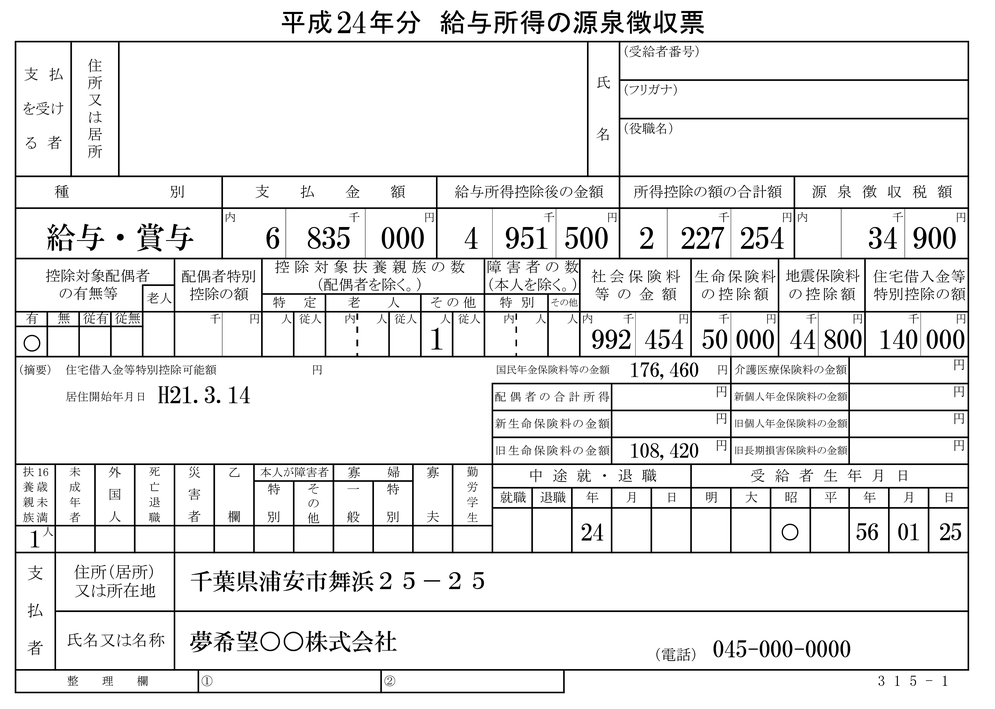
#> input picture 33949831-remove-all-lines/1.png, 995 x 709 px, shrunk from 3339 x 2380 before the run
$ python remove_all_lines.py
#> lines starting #> are read from the running program, lines starting #| are printed output that depends on the picture; after the words box and inside, x2 and y2 are one past the last pixel; in counts of white or black regions, pixels touching at a corner belong together
import cv2

image = cv2.imread('1.png')
#> image is the input picture: shape (709, 995, 3); min 0, max 255, mean 233.4
result = image.copy()
gray = cv2.cvtColor(image,cv2.COLOR_BGR2GRAY)
thresh = cv2.threshold(gray, 0, 255, cv2.THRESH_BINARY_INV + cv2.THRESH_OTSU)[1]
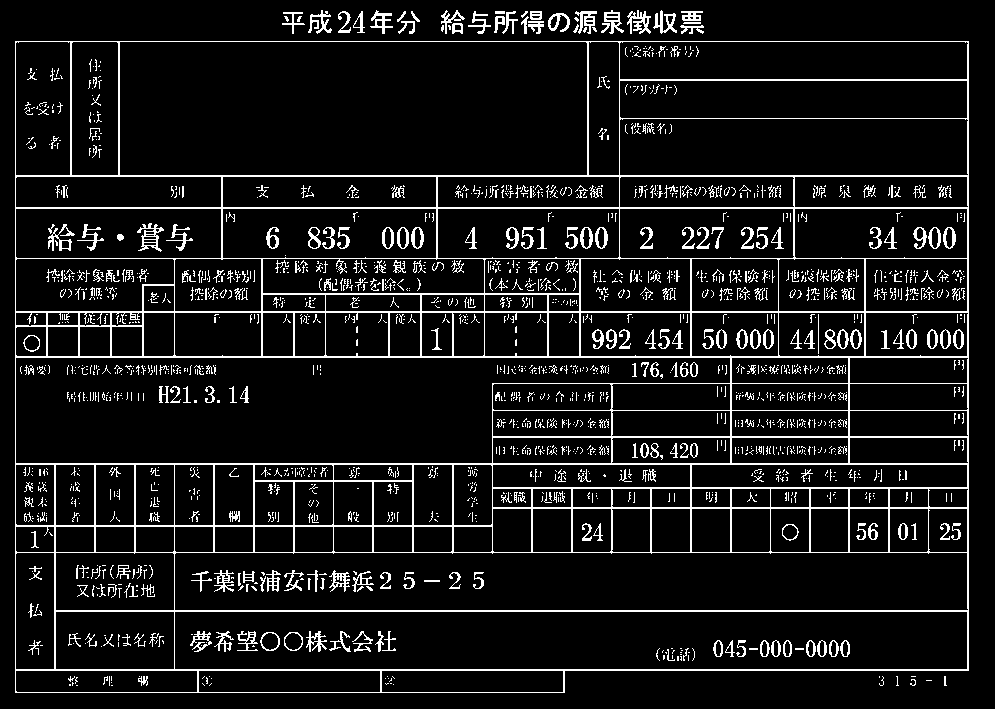
#> thresh: shape (709, 995); 9% white in thin lines or dots

# Remove horizontal lines
horizontal_kernel = cv2.getStructuringElement(cv2.MORPH_RECT, (40,1))
remove_horizontal = cv2.morphologyEx(thresh, cv2.MORPH_OPEN, horizontal_kernel, iterations=2)
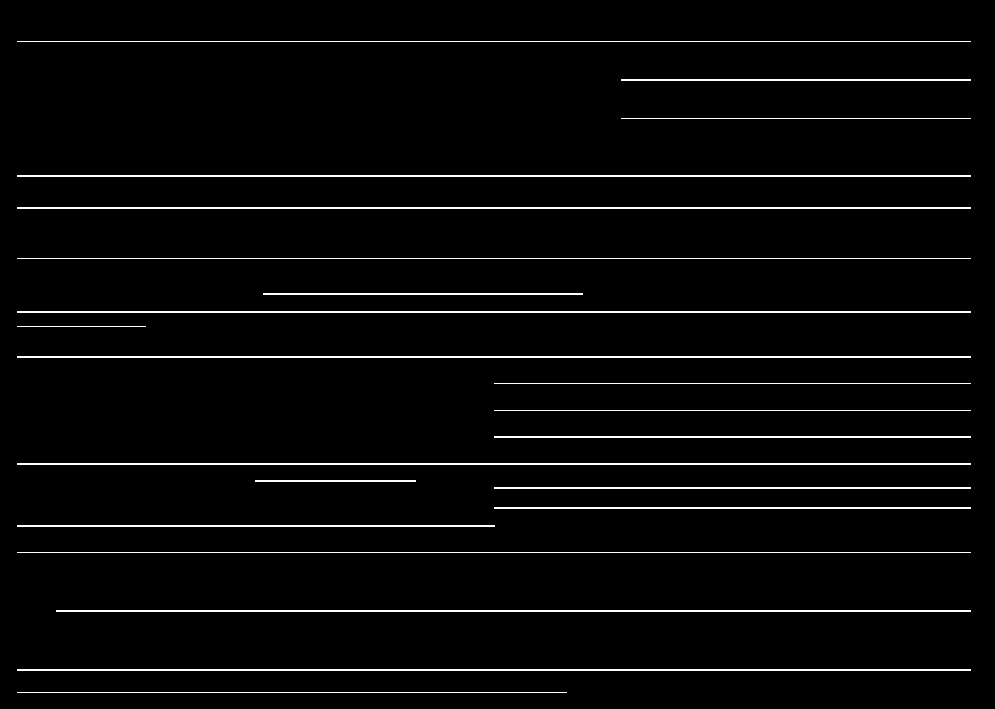
#> remove_horizontal: shape (709, 995); 3.3% white in thin lines or dots, all inside (x1, y1, x2, y2) = (17, 41, 971, 693)
cnts = cv2.findContours(remove_horizontal, cv2.RETR_EXTERNAL, cv2.CHAIN_APPROX_SIMPLE)
#> cnts = 22 contours, 8 with area under 20; largest, box (x1, y1, x2, y2) and area: (17, 669, 971, 671) 953, (17, 463, 971, 465) 953, (17, 356, 971, 358) 953, (17, 311, 971, 313) 953, (17, 207, 971, 209) 953
cnts = cnts[0] if len(cnts) == 2 else cnts[1]
for c in cnts:
    cv2.drawContours(result, [c], -1, (255,255,255), 5)
#> this loop made 22 passes
#> c on passes 1 to 12: [[17, 692], [566, 692]], [[17, 669], [17, 670], [970, 670], [970, 669]], [[56, 610], [56, 611], [970, 611], [970, 610]], [[17, 552], [970, 552]], [[17, 525], [17, 526], [494, 526], [494, 525]], [[494, 507], [494, 508], [970, 508], [970, 507]], [[494, 487], [494, 488], [970, 488], [970, 487]], [[255, 480], [255, 481], [415, 481], [415, 480]], [[17, 463], [17, 464], [970, 464], [970, 463]], [[494, 436], [494, 437], [970, 437], [970, 436]], [[494, 410], [970, 410]], [[494, 383], [970, 383]]
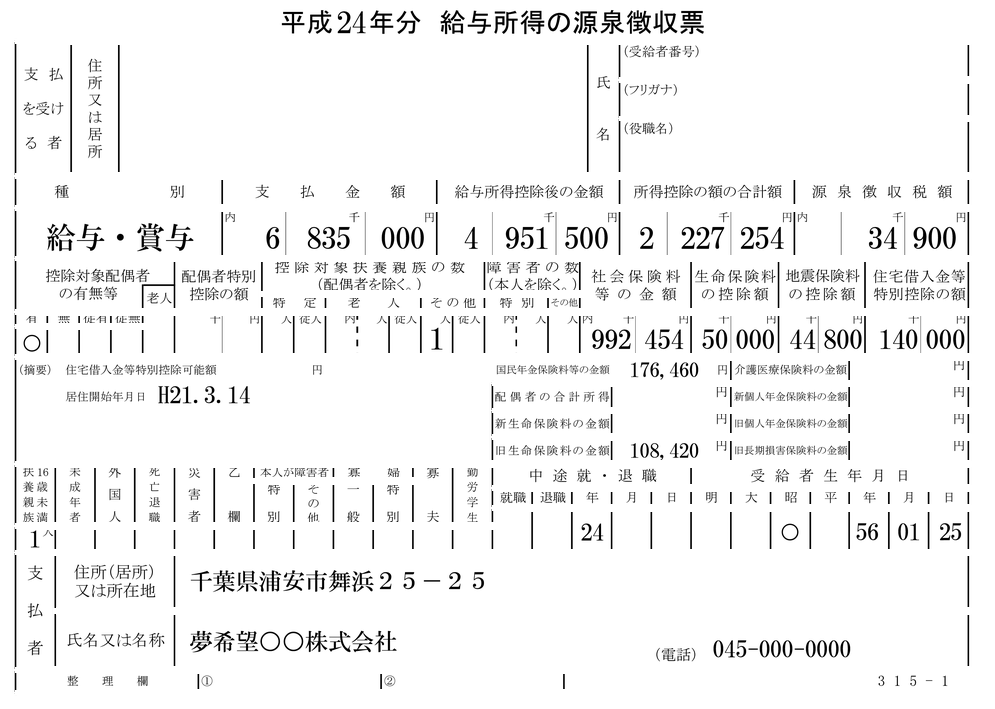
#> result: shape (709, 995, 3); 10.14% of pixels changed, all inside (x1, y1, x2, y2) = (14, 38, 972, 696)

# Remove vertical lines
vertical_kernel = cv2.getStructuringElement(cv2.MORPH_RECT, (1,40))
#> vertical_kernel = 40 values from 1 to 1
remove_vertical = cv2.morphologyEx(thresh, cv2.MORPH_OPEN, vertical_kernel, iterations=2)
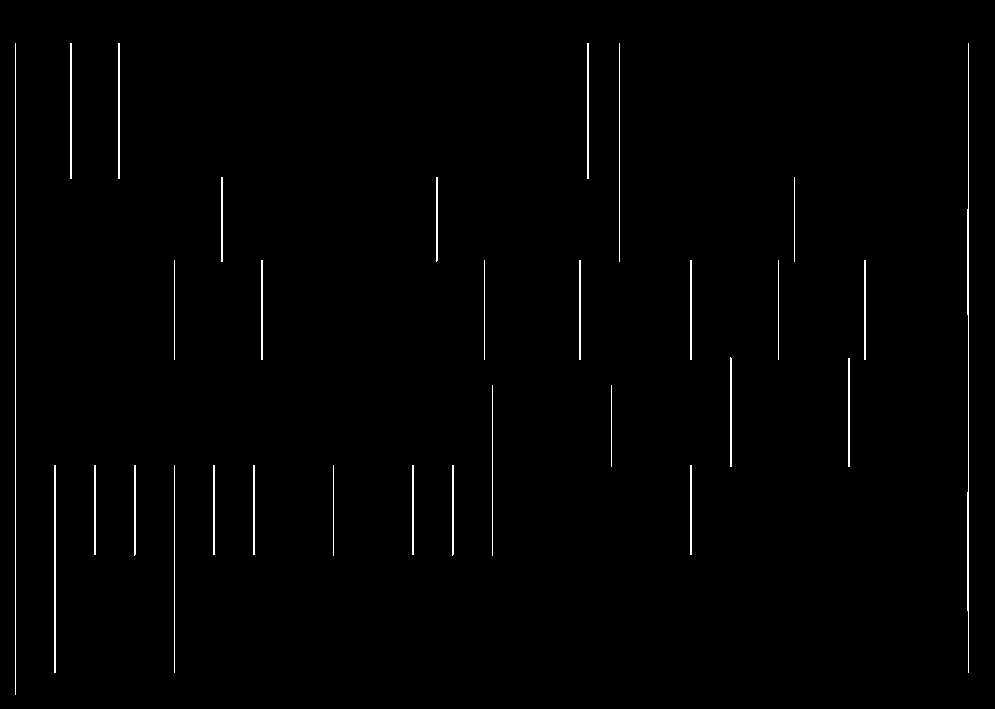
#> remove_vertical: shape (709, 995); 0.95% white in thin lines or dots, all inside (x1, y1, x2, y2) = (15, 43, 969, 695)
cnts = cv2.findContours(remove_vertical, cv2.RETR_EXTERNAL, cv2.CHAIN_APPROX_SIMPLE)
#> cnts = 30 contours, 10 with area under 20; largest, box (x1, y1, x2, y2) and area: (967, 43, 969, 673) 225, (54, 465, 56, 673) 207, (587, 43, 589, 179) 135, (118, 43, 120, 179) 135, (70, 43, 72, 179) 135
cnts = cnts[0] if len(cnts) == 2 else cnts[1]
for c in cnts:
    cv2.drawContours(result, [c], -1, (255,255,255), 5)
#> this loop made 30 passes
#> c on passes 1 to 12: [[690, 465], [690, 554], [691, 554], [691, 465]], [[452, 465], [452, 555], [453, 554], [453, 465]], [[412, 465], [412, 554], [413, 554], [413, 465]], [[333, 465], [333, 555]], [[253, 465], [253, 554], [254, 554], [254, 465]], [[213, 465], [213, 554], [214, 554], [214, 465]], [[174, 465], [174, 672]], [[134, 465], [134, 555], [135, 554], [135, 465]], [[94, 465], [94, 554], [95, 554], [95, 465]], [[54, 465], [54, 672], [55, 672], [55, 465]], [[611, 385], [611, 466]], [[492, 385], [492, 555]]
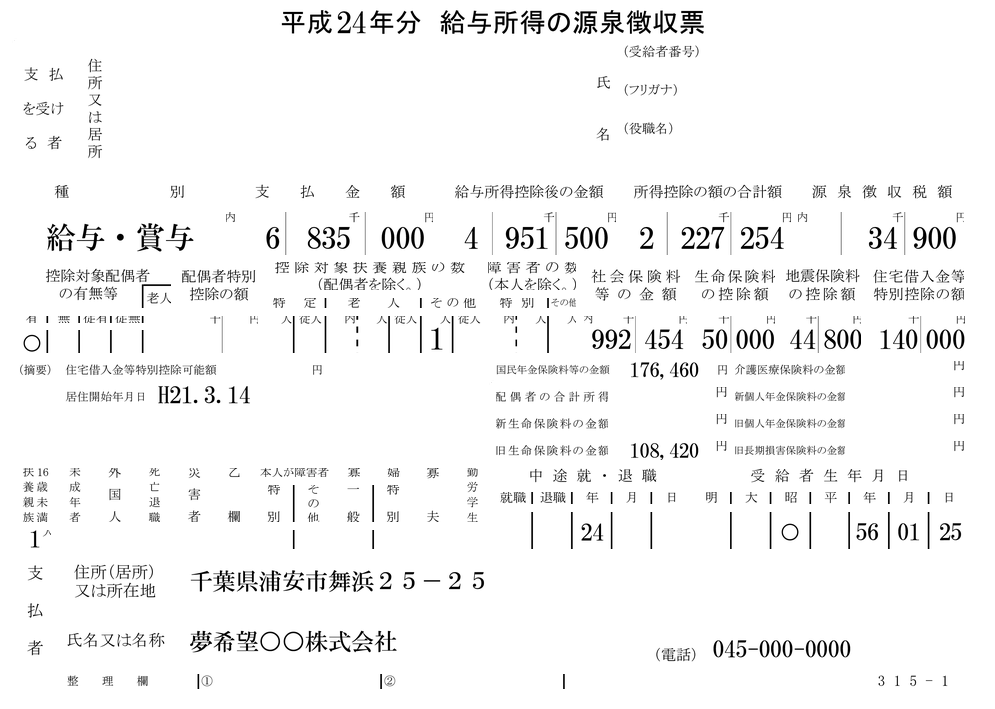
#> result: shape (709, 995, 3); 2.54% of pixels changed, all inside (x1, y1, x2, y2) = (12, 42, 972, 696)

cv2.imshow('thresh', thresh)
cv2.imshow('result', result)
cv2.imwrite('result.png', result)
cv2.waitKey()
